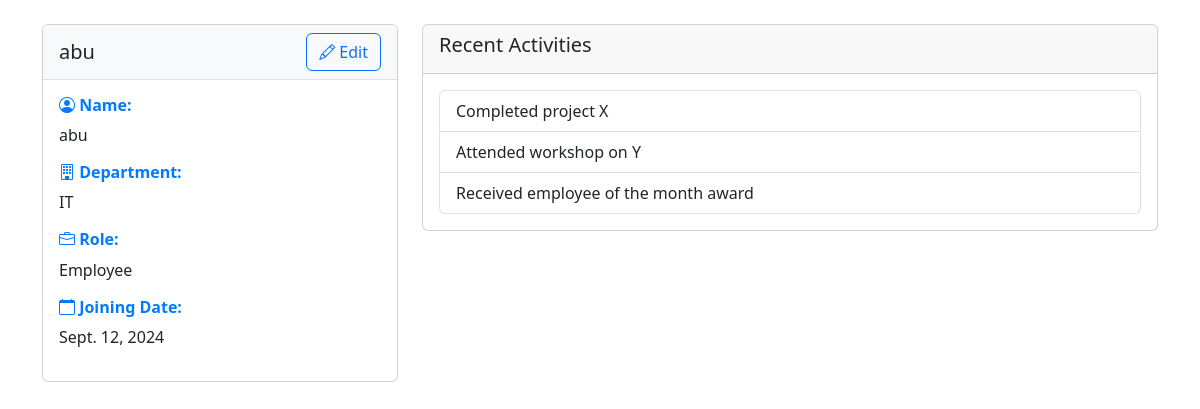
Screenshot of /employee_profile (signed in) with the database file from the repository.
### User/models.py (models this page shows, shortened)
class User(models.Model):
    user_id = models.AutoField(primary_key=True)
    username = models.CharField(max_length=100)
    password = models.CharField(max_length=100)
    department = models.ForeignKey(Department, on_delete=models.CASCADE, null=True)
    joining_date = models.DateField(null=True)
    salary = models.DecimalField(max_digits=10, decimal_places=2, null=True)
    role = models.ForeignKey(Role,on_delete=models.CASCADE,null=True,default='Employee')
    class Meta:
        db_table = 'user_table'

### Company/models.py (models this page shows)
class Department(models.Model):
    department_id = models.AutoField(primary_key=True)
    name = models.CharField(max_length=100)
    company_id = models.ForeignKey(Company, on_delete=models.CASCADE)
    def __str__(self):
        return self.name

class Role(models.Model):
    role_id = models.AutoField(primary_key=True)
    role = models.CharField(max_length=100)
    company = models.ForeignKey(Company,on_delete=models.CASCADE)
    def __str__(self):
        return self.role
    class Meta:
        db_table= 'role'

### User/views.py (the view)
# urls.py: path('employee_profile',views.employee_profile,name='employee_profile'),
def employee_profile(request):
    user_id = request.session.get('user_id')
    if user_id:
        employee = get_object_or_404(User, user_id=user_id)  # Use 'id' as it's the default primary key field
        return render(request, "employee_profile.html", {'employee': employee})
    return redirect('/login')

### templates/employee_profile.html (shortened to what this page needs)
<!DOCTYPE html>
<html lang="en">
<head>
    <link href="https://cdn.jsdelivr.net/npm/bootstrap@5.3.0-alpha1/dist/css/bootstrap.min.css" rel="stylesheet">
    <link href="https://cdn.jsdelivr.net/npm/bootstrap-icons/font/bootstrap-icons.css" rel="stylesheet">
</head>
<body>
    <div class="container mt-4">
        <div class="row">
            <div class="col-md-4">
                <div class="card sticky-profile">
                    <div class="card-header profile-header d-flex align-items-center justify-content-between">
                        <div class="d-flex align-items-center">
                            <h5 id="profileName" class="mb-0">{{ employee.username }}</h5>
                        </div>
                        <a href="{% url 'edit_employee' %}" class="btn btn-outline-primary">
                            <i class="bi bi-pencil"></i> Edit
                        </a>
                    </div>
                    <div class="card-body">
                        <section>
                            <div class="row">
                                <div class="col-md-12 mb-3">
                                    <h6><i class="bi bi-person-circle"></i> Name:</h6>
                                    <p>{{ employee.username }}</p>
                                </div>
                                <div class="col-md-12 mb-3">
                                    <h6><i class="bi bi-building"></i> Department:</h6>
                                    <p>{{ employee.department }}</p>
                                </div>
                                <div class="col-md-12 mb-3">
                                    <h6><i class="bi bi-briefcase"></i> Role:</h6>
                                    <p>{{ employee.role }}</p>
                                </div>
                                <div class="col-md-12 mb-3">
                                    <h6><i class="bi bi-calendar"></i> Joining Date:</h6>
                                    <p>{{ employee.joining_date }}</p>
                                </div>
                            </div>
                        </section>
                    </div>
                </div>
            </div>
            <div class="col-md-8">
                <div class="card">
                    <div class="card-header">
                        <h5>Recent Activities</h5>
                    </div>
                    <div class="card-body">
                        <ul class="list-group">
                            <li class="list-group-item">Completed project X</li>
                            <li class="list-group-item">Attended workshop on Y</li>
                            <li class="list-group-item">Received employee of the month award</li>
                        </ul>
                    </div>
                </div>
            </div>
        </div>
    </div>
</body>
</html>

### templates/employee_profile.html (style rules this page uses)
.sticky-profile { position: -webkit-sticky; position: sticky; top: 10px; }
.card-body h6 { color: #007bff; font-weight: bold; }
.card-body p { margin-bottom: 0; }
.profile-header { background-color: #f8f9fa; border-bottom: 1px solid #dee2e6; }

### rows the page displays
User: username "abu", department "IT", role "Employee", joining_date "Sept. 12, 2024"
